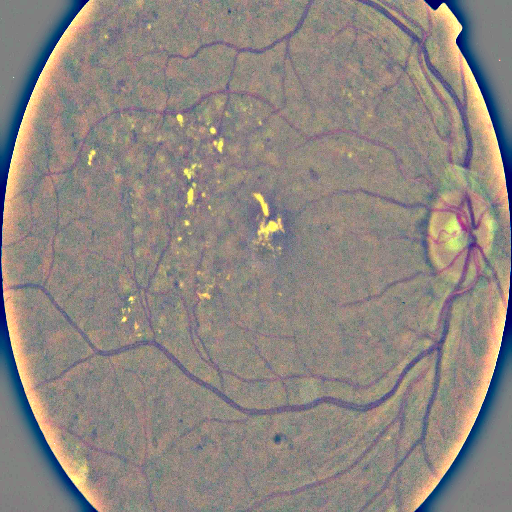
#> input picture datasets/sample_image.png, 512 x 512 px, given as the content of the folder ../../../Data/APTOS_2019/train_images, which was not available
$ jupyter execute --allow-errors 00_data_load_preprocessing.ipynb   (shell and % lines are left out)   (text cells are left out)
#> lines starting #> are read from the running program, lines starting #| are printed output that depends on the picture; pictures that were not available may be replaced by others from this repository, and a replacement may not be noted
#> further down, img_arr is the input picture: shape (512, 512, 3); mean R, G, B 142.1, 134.2, 129.1
### preprocessing.py
import cv2
import numpy as np

def preprocessing(image, after_path, IMG_SIZE=512, sigmaX=10, tol=7) : #파라미터들은 함수에 잇는것들을 참고했습니당.
    # img : 이미지, after_path : 전처리할 이미지 저장할 경로
    # load_ben_color
#> called with after_path = './datasets/sample_image.png', IMG_SIZE = 512, sigmaX = 10, tol = 7
    image = cv2.cvtColor(image, cv2.COLOR_BGR2RGB)

    # crop_image_from_gray
    if image.ndim == 2 :
        mask = image > tol
        image = image[np.ix_(mask.any(1), mask.any(0))]

    elif image.ndim == 3 :
        gray_img = cv2.cvtColor(image, cv2.COLOR_RGB2GRAY)
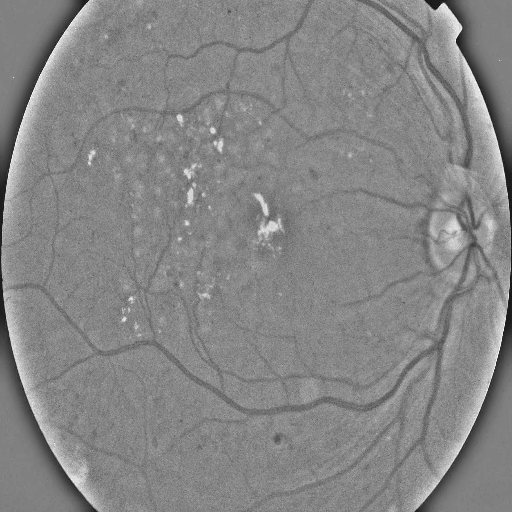
#> gray_img: shape (512, 512); min 22, max 255, mean 133.6
        mask = gray_img > tol
#> mask: shape (512, 512) bool; every value is 1
        check_shape = image[:, :, 0][np.ix_(mask.any(1), mask.any(0))].shape[0]
#> check_shape = 512

        if (check_shape == 0) :  # image is too dark so that we crop out everything,
            image = image  # return original image

        else:
            img1 = image[:, :, 0][np.ix_(mask.any(1), mask.any(0))]
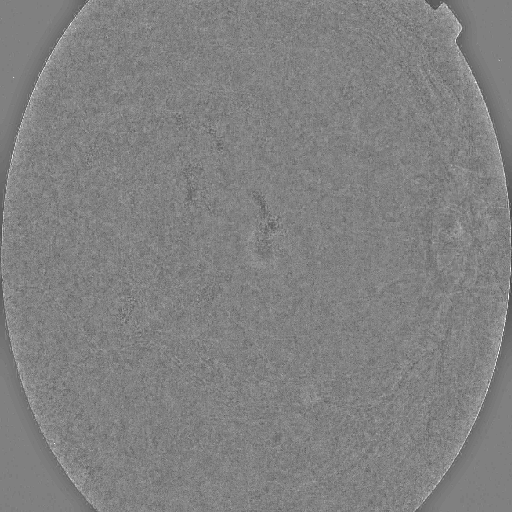
#> img1: shape (512, 512); min 72, max 255, mean 129.1
            img2 = image[:, :, 1][np.ix_(mask.any(1), mask.any(0))]
            img3 = image[:, :, 2][np.ix_(mask.any(1), mask.any(0))]
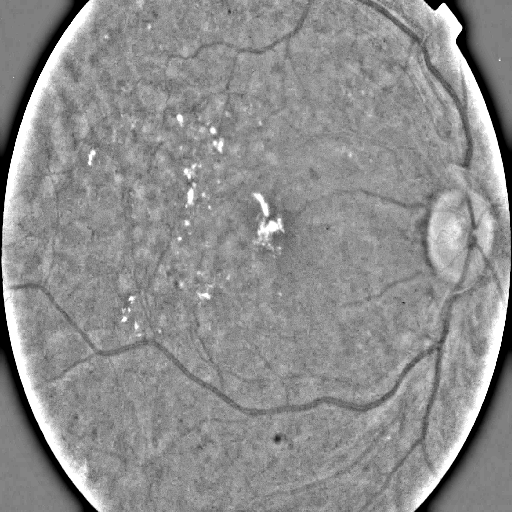
#> img3: shape (512, 512); min 0, max 255, mean 142.1
            image = np.stack([img1, img2, img3], axis=-1)

    image = cv2.resize(image, (IMG_SIZE, IMG_SIZE))
    image = cv2.addWeighted(image, 4, cv2.GaussianBlur(image, (0, 0), sigmaX), -4, 128)
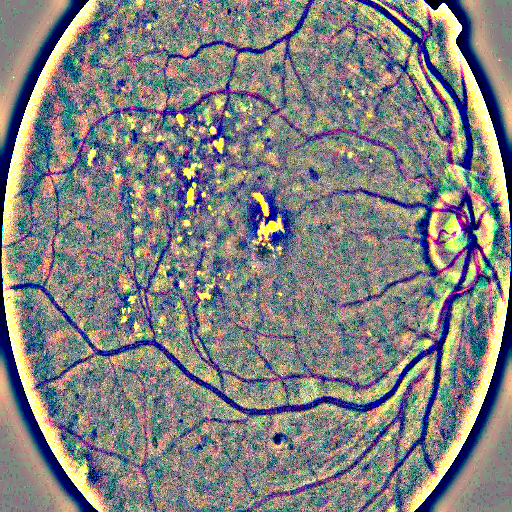
#> image: shape (512, 512, 3); mean B, G, R 127.6, 127.8, 128
    # 전처리끝

    cv2.imwrite(after_path, image)  # 저장해용

    return image # 전처리한 함수도 리턴해줍니당

### 00_data_load_preprocessing.ipynb
[cell 1]
import os, numpy as np, matplotlib.pyplot as plt
import pandas as pd

# check dataset
# 예시로 omniglot data 를 받아서 어떠한 형태로 학습시켜야 하는지 확인해 볼 수 있다.
data_folder = './datasets/omniglot_data.npy'

#> (the rest of this cell did not finish here and is left out)

[cell 2]
# image save --> npy file

import imageio
import cv2
from preprocessing import preprocessing

root_dir = '../../../Data/APTOS_2019/train_images'
preprocessed_save_dir = './datasets/'

for image in os.listdir(root_dir):

    img_file = os.path.join(root_dir, image)
    img_arr = imageio.imread(img_file)

    # TODO : image preprocessing function
    img_preprocessed = preprocessing(img_arr, after_path=os.path.join(preprocessed_save_dir, 'sample_image.png'))

    print(img_arr.shape,' --> ', img_preprocessed.shape)
#| (512, 512, 3)  -->  (512, 512, 3)

    plt.imshow(img_arr, cmap='gray')
    plt.title('Raw image')
    plt.colorbar()
    plt.show(); plt.close()
#> after `plt.show()`:
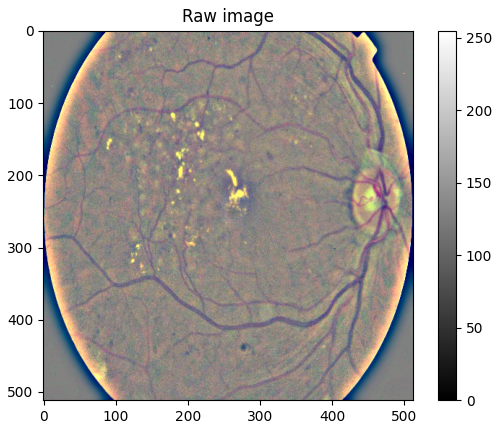
#> figure drawn by matplotlib, 2 panels

    plt.imshow(img_preprocessed, cmap='gray')
    plt.title('Preprocessed image')
    plt.colorbar()
    plt.show(); plt.close()
#> after `plt.show()`:
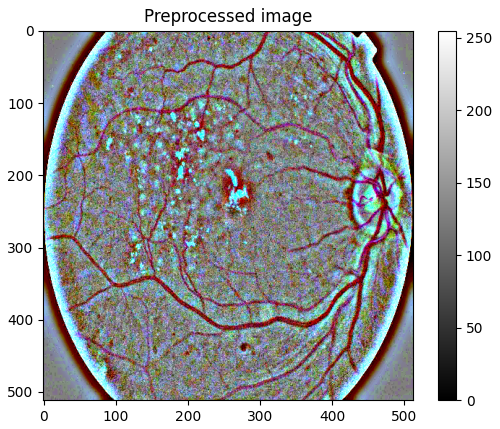
#> figure drawn by matplotlib, 2 panels; B, G, R data is drawn as R, G, B
    break
